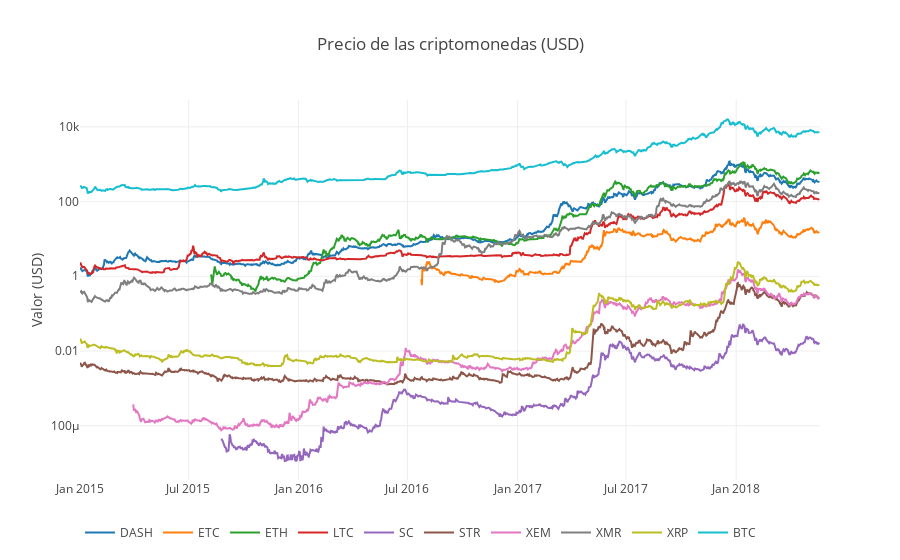

Write notebook code for a chart like this one.
### Code cell
# Se realiza el gráfico con el dataframe combined_df para ver las criptomonedas
df_scatter(combined_df, 'Precio de las criptomonedas (USD)', seperate_y_axis = False , y_axis_label='Valor (USD)', scale = 'log')

### Figure 1 — Plotly figure (JSON) as saved in the notebook; plotly's stock layout.template omitted (floating-point values rounded to 4 significant figures; data arrays with more than 128 entries replaced by an {"elided": "..."} marker saying what was removed)
{"data": [{"name": "DASH", "type": "scatter", "visible": "visible", "x": {"elided": "1237 str values"}, "y": {"elided": "1237 float values"}}, {"name": "ETC", "type": "scatter", "visible": "visible", "x": {"elided": "1237 str values"}, "y": {"elided": "1237 float values"}}, {"name": "ETH", "type": "scatter", "visible": "visible", "x": {"elided": "1237 str values"}, "y": {"elided": "1237 float values"}}, {"name": "LTC", "type": "scatter", "visible": "visible", "x": {"elided": "1237 str values"}, "y": {"elided": "1237 float values"}}, {"name": "SC", "type": "scatter", "visible": "visible", "x": {"elided": "1237 str values"}, "y": {"elided": "1237 float values"}}, {"name": "STR", "type": "scatter", "visible": "visible", "x": {"elided": "1237 str values"}, "y": {"elided": "1237 float values"}}, {"name": "XEM", "type": "scatter", "visible": "visible", "x": {"elided": "1237 str values"}, "y": {"elided": "1237 float values"}}, {"name": "XMR", "type": "scatter", "visible": "visible", "x": {"elided": "1237 str values"}, "y": {"elided": "1237 float values"}}, {"name": "XRP", "type": "scatter", "visible": "visible", "x": {"elided": "1237 str values"}, "y": {"elided": "1237 float values"}}, {"name": "BTC", "type": "scatter", "visible": "visible", "x": {"elided": "1237 str values"}, "y": {"elided": "1237 float values"}}], "layout": {"legend": {"orientation": "h"}, "title": "Precio de las criptomonedas (USD)", "xaxis": {"type": "date"}, "yaxis": {"showticklabels": true, "title": "Valor (USD)", "type": "log"}}}
